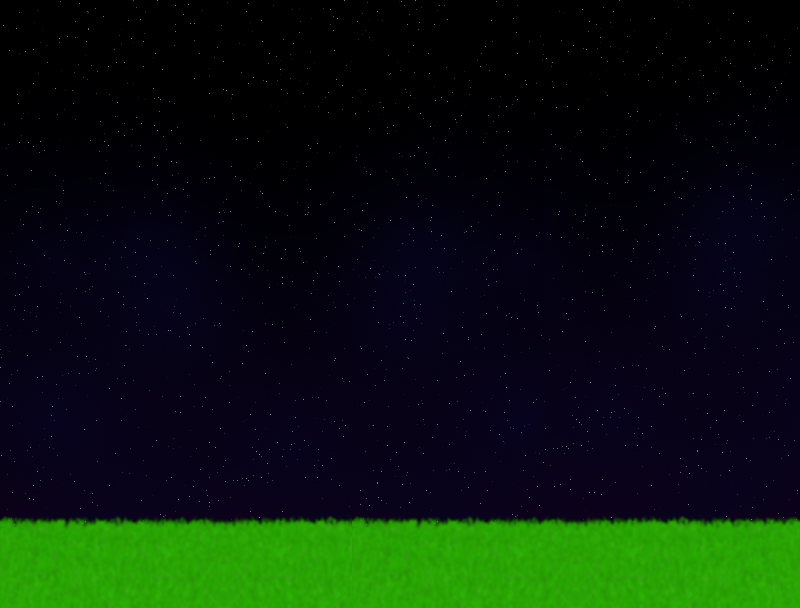

Tiled map render using the project's own tile images. Description and the map definition, with tile-layer contents summarised, below:
An orthogonal 25x19 tile map with 32x32 px tiles, 1 tile layer (Background) and 3 objects.

<map version="1.0" orientation="orthogonal" renderorder="right-down" width="25" height="19" tilewidth="32" tileheight="32">
 <tileset firstgid="1" name="DreamBG" tilewidth="32" tileheight="32">
  <image source="DreamBG.png" width="1024" height="768" />
 </tileset>
 <layer name="Background" width="25" height="19">
  <data>[475 cells, 475 non-empty, 322 distinct tile ids]</data>
 </layer>
 <objectgroup name="check">
  <object x="158" y="239" width="30" height="22" />
  <object x="361" y="275" width="31" height="20" />
  <object x="599" y="246" width="31" height="20" />
 </objectgroup>
</map>